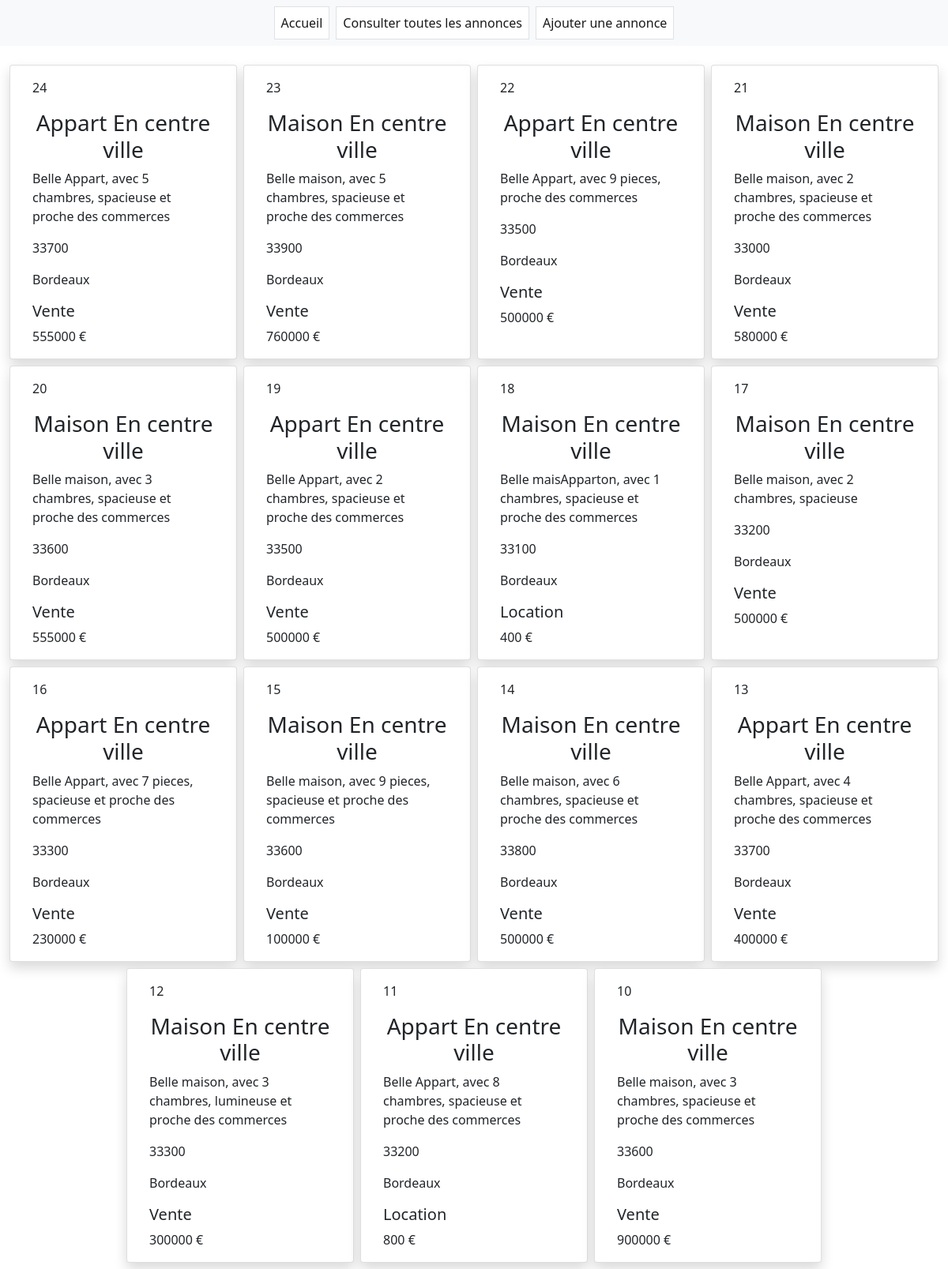
Page /app/index.php on the committed database.
### tables this page shows
CREATE TABLE annonce(
    annonce_id INT NOT NULL PRIMARY KEY AUTO_INCREMENT,
    titre VARCHAR (100) NOT NULL,
    description VARCHAR (600) NOT NULL,
    code_postal INT (20) NOT NULL,
    ville VARCHAR (250) NOT NULL,
    type VARCHAR (20) NOT NULL,
    prix INT (100) NOT NULL,
    msg_reservation VARCHAR (50)
);

### app/_view-annonces.php (called while the page is built)
<?php
require "includes/connect.php";
try {
    $annonces = $connexion->query('SELECT * FROM annonce ORDER BY annonce_id DESC')->fetchAll();
    $annoncesLimite = $connexion->query('SELECT * FROM annonce ORDER BY annonce_id DESC LIMIT 15')->fetchAll();
} catch (PDOException $e) {
    echo "ERROR : " . $e->getMessage();
}
?>

### app/index.php (the view)
<?php
require "_view-annonces.php";
include_once "_bootstrap.php";
include_once "_navbar.php";
?>
<section class="row justify-content-center gap-2 p-2 mt-3">
    <?php
    foreach ($annoncesLimite as $annonce) {
    ?>
    <div class="card shadow" style="width: 18rem;">
        <div class="card-body">
            <p><?php echo $annonce['annonce_id']?></p>
            <h3 class="card-title text-center"><?php echo $annonce['titre']?></h3>
            <p class="card-text"><?php echo $annonce['description']?></p>
            <p class="card-text"><?php echo $annonce['code_postal']?></p>
            <p class="card-text"><?php echo $annonce['ville']?></p>
            <h5 class="card-text"><?php echo $annonce['type']?></h5>
            <p class="card-text"><?php echo $annonce['prix']?> €</p>
        </div>
    </div>
    <?php }?>
</section>

### rows in the picture
annonce: annonce_id "24", titre "Appart En centre ville", description "Belle Appart, avec 5 chambres, spacieuse et proche des commerces", code_postal "33700", ville "Bordeaux", type "Vente", prix "555000"
annonce: annonce_id "23", titre "Maison En centre ville", description "Belle maison, avec 5 chambres, spacieuse et proche des commerces", code_postal "33900", ville "Bordeaux", type "Vente", prix "760000"
annonce: annonce_id "22", titre "Appart En centre ville", description "Belle Appart, avec 9 pieces, proche des commerces", code_postal "33500", ville "Bordeaux", type "Vente", prix "500000"
annonce: annonce_id "21", titre "Maison En centre ville", description "Belle maison, avec 2 chambres, spacieuse et proche des commerces", code_postal "33000", ville "Bordeaux", type "Vente", prix "580000"
annonce: annonce_id "20", titre "Maison En centre ville", description "Belle maison, avec 3 chambres, spacieuse et proche des commerces", code_postal "33600", ville "Bordeaux", type "Vente", prix "555000"
annonce: annonce_id "19", titre "Appart En centre ville", description "Belle Appart, avec 2 chambres, spacieuse et proche des commerces", code_postal "33500", ville "Bordeaux", type "Vente", prix "500000"
annonce: annonce_id "18", titre "Maison En centre ville", description "Belle maisApparton, avec 1 chambres, spacieuse et proche des commerces", code_postal "33100", ville "Bordeaux", type "Location", prix "400"
annonce: annonce_id "17", titre "Maison En centre ville", description "Belle maison, avec 2 chambres, spacieuse", code_postal "33200", ville "Bordeaux", type "Vente", prix "500000"
annonce: annonce_id "16", titre "Appart En centre ville", description "Belle Appart, avec 7 pieces, spacieuse et proche des commerces", code_postal "33300", ville "Bordeaux", type "Vente", prix "230000"
annonce: annonce_id "15", titre "Maison En centre ville", description "Belle maison, avec 9 pieces, spacieuse et proche des commerces", code_postal "33600", ville "Bordeaux", type "Vente", prix "100000"
annonce: annonce_id "14", titre "Maison En centre ville", description "Belle maison, avec 6 chambres, spacieuse et proche des commerces", code_postal "33800", ville "Bordeaux", type "Vente", prix "500000"
annonce: annonce_id "13", titre "Appart En centre ville", description "Belle Appart, avec 4 chambres, spacieuse et proche des commerces", code_postal "33700", ville "Bordeaux", type "Vente", prix "400000"
annonce: annonce_id "12", titre "Maison En centre ville", description "Belle maison, avec 3 chambres, lumineuse et proche des commerces", code_postal "33300", ville "Bordeaux", type "Vente", prix "300000"
annonce: annonce_id "11", titre "Appart En centre ville", description "Belle Appart, avec 8 chambres, spacieuse et proche des commerces", code_postal "33200", ville "Bordeaux", type "Location", prix "800"
annonce: annonce_id "10", titre "Maison En centre ville", description "Belle maison, avec 3 chambres, spacieuse et proche des commerces", code_postal "33600", ville "Bordeaux", type "Vente", prix "900000"
